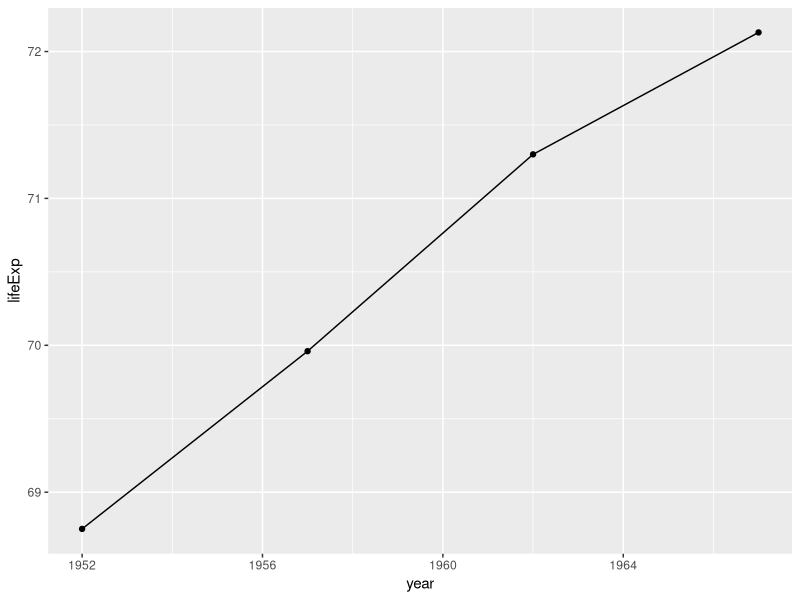
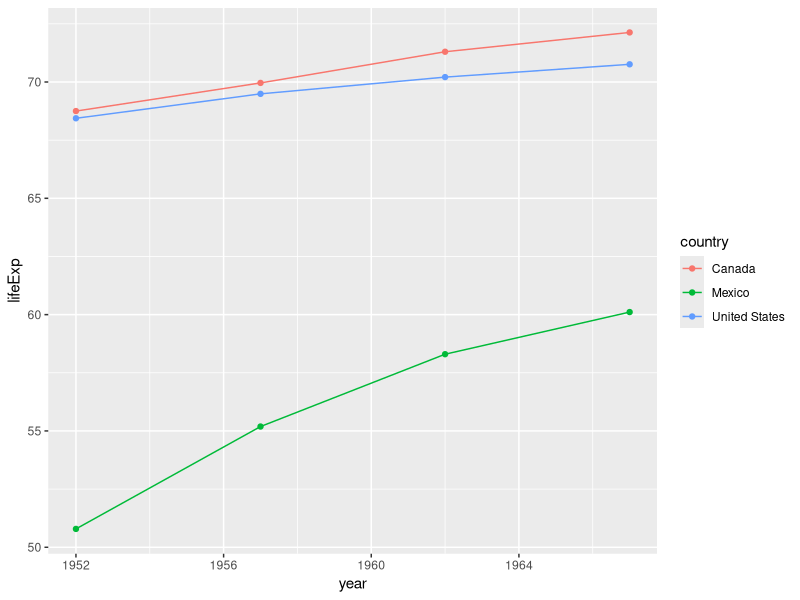
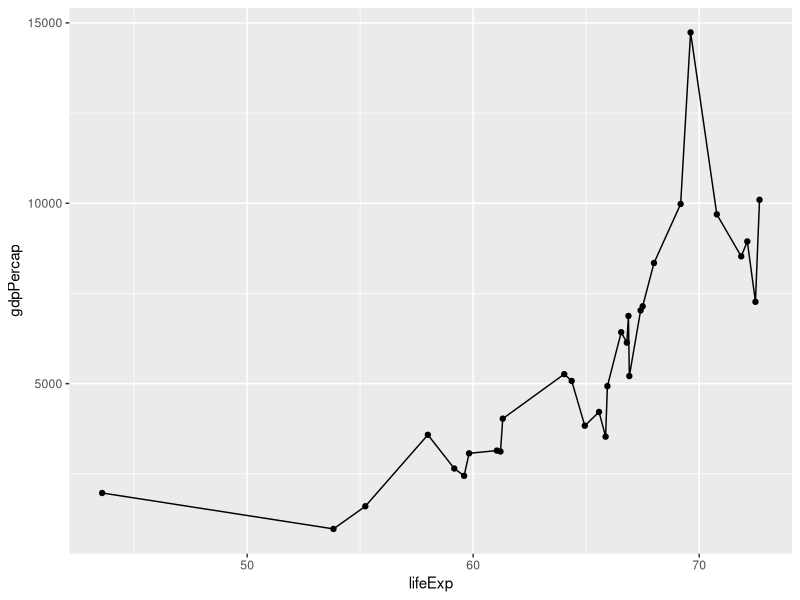
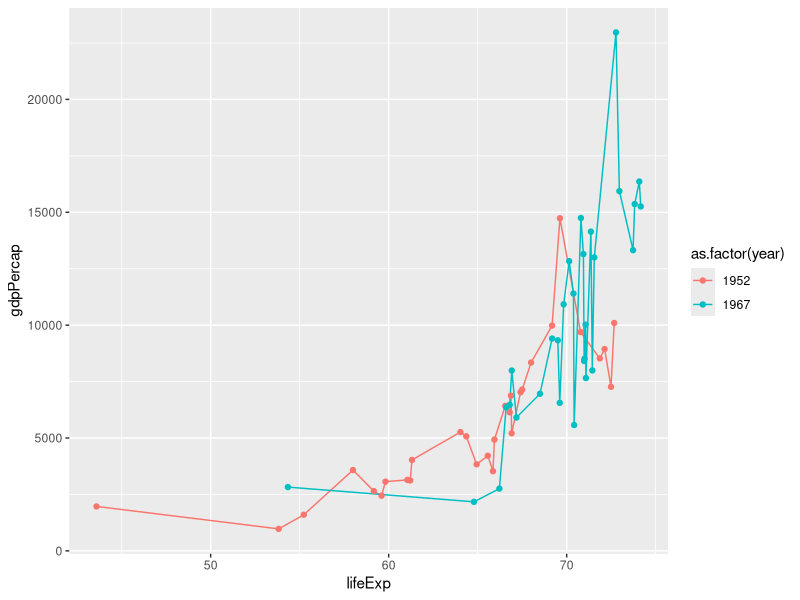

Source code (R) for these figures, in order:
## ---- chunk 1
gapminder_5060 = read.csv("data/gapminder-5060.csv")
## ---- chunk 2
ca_5060 = gapminder_5060[gapminder_5060$country == "Canada", ]
## ---- chunk 3
library(ggplot2)
ggplot(data = ca_5060, aes(x = year, y = lifeExp)) +
  geom_point() +
  geom_line() 
## ---- chunk 4
countries = c("Canada", "Mexico", "United States")
northamer_5060 = gapminder_5060[gapminder_5060$country %in% countries, ]
## ---- chunk 5
library(ggplot2)
ggplot(data = northamer_5060, aes(x = year, y = lifeExp, colour = country)) +
  geom_line() +
  geom_point()
## ---- chunk 6
eu_52 = gapminder_5060[gapminder_5060$continent == "Europe" & gapminder_5060$year == 1952, ]
## ---- chunk 7
ggplot(data = eu_52, aes(x = lifeExp, y = gdpPercap)) +
  geom_line() +
  geom_point()
## ---- chunk 8
eu_5267 = gapminder_5060[gapminder_5060$continent == "Europe" & (gapminder_5060$year == 1952 | gapminder_5060$year == 1967), ]
## ---- chunk 9
ggplot(data = eu_5267, aes(x = lifeExp, y = gdpPercap, colour = as.factor(year))) +
  geom_line() +
  geom_point()
